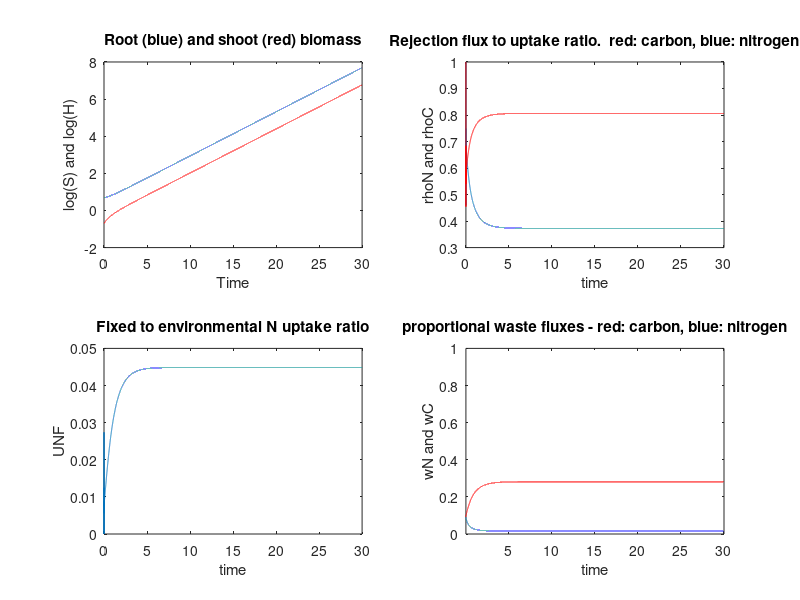

This figure's MATLAB source:
%BASED ON RMN NOTES FROM 5/25/15.  

clear all

%CHOICE OF IMPLEMENTATIONS OF SYNTHESIZING UNIT - COMMENT THE ONE NOT USED
%synth = @(x,y) min(x,y);      % MINIMUM RULE
synth = @(x,y) x*y*(x+y)/(x^2+ x*y + y^2);    %PARALLEL, COMPLEMENTARY SU

%Run specification
dt=0.001;		% time step.
tmax=30;     % run length
t=0:dt:tmax;  %time vector.

%model parameters
alphaC=2.0;  alphaN=0.5; gammaR=0.18; gammaS=0.15; betaS=1.5; betaR=1.0; sigmaR=0.5; sigmaS=0.5;  phi=0.1;

%initialization 
S(1)=0.5;  R(1)=2.0; 
UC(1) = alphaC*S(1);  UN(1) = alphaN*R(1); 
rhoC(1)=UC(1); rhoN(1)=UN(1); 
TS(1) = gammaS*S(1);  TR(1) = gammaR*R(1);
rS(1) = sigmaS*betaS*gammaS*S(1); rR(1)=sigmaR*betaR*gammaR*R(1);
QS(1) = 0;  QR(1)=0;
wN(1) = 0;
wC(1) = 0;  
UNF(1)=0;

%updating
for i=2:length(t),	
   UC(i)=alphaC*S(i-1);    UN(i)=alphaN*R(i-1);
   TS(i)=gammaS*S(i-1);    TR(i)=gammaR*R(i-1);
   rS(i)=sigmaS*betaS*gammaS*S(i-1); rR(i)=sigmaR*betaR*gammaR*R(i-1);
   QS(i)=synth(UC(i), (rhoN(i-1)+rS(i))/betaS);
   QR(i)=synth(rhoC(i-1),(UN(i)+rR(i)+UNF(i-1))/betaR);
   rhoC(i)=max(UC(i)-QS(i),0); 
   rhoN(i)=max(UN(i)+UNF(i-1)+rR(i)-betaR*QR(i),0);
   wC(i)=max(rhoC(i)-QR(i),0);
   wN(i)=max((rhoN(i)+rS(i))-QS(i)*betaS,0);
   S(i)=S(i-1)+dt*(QS(i)-TS(i));
   R(i)=R(i-1)+dt*(QR(i)-TR(i));
   UNF(i)=phi*wC(i);
   end


%Estimate final slope
M=length(t);
R(M);
S(M);
slope=(log(R(M))-log(R(M-10)))/(10*dt)

%Plots

subplot(2,2,1)
plot(t,log(R),t, log(S),'r')
%hold on
%plot(t,log(S), 'r')
title('Root (blue) and shoot (red) biomass');
xlabel('Time');
ylabel('log(S) and log(H)');
%hold off

subplot(2,2,2)
plot(t,rhoN./(UN+UNF))
hold on
plot(t,rhoC./UC,'r')
hold off
title('Rejection flux to uptake ratio.  red: carbon, blue: nitrogen');
xlabel('time')
ylabel('rhoN and rhoC')

subplot(2,2,3)
plot(t,UNF./UN)
title('Fixed to environmental N uptake ratio');
xlabel('time')
ylabel('UNF')

subplot(2,2,4)
plot(t,wN./UN), axis([0.1 tmax 0 1])
hold on
plot(t,wC./UC,'r')
hold off
title('proportional waste fluxes - red: carbon, blue: nitrogen');
xlabel('time')
ylabel('wN and wC')